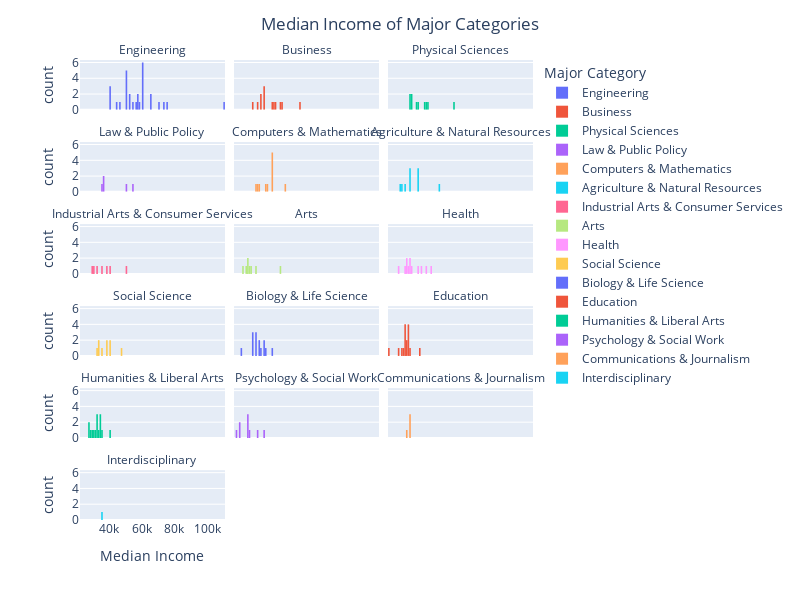

Notebook code for this chart:
### Code cell
fig = px.histogram(DF_raw,
                   nbins=88,
                   x='Median',
                   facet_col='Major_category',
                   facet_col_wrap=3,
                   color='Major_category')

# This just makes the labels look a bit nicer
fig.for_each_annotation(lambda a: a.update(text=a.text.split("=")[-1]))


fig.update_layout(bargap=0.02,
                  title='Median Income of Major Categories',
                  title_x=0.5,
                  xaxis_title="Median Income",
                  legend_title="Major Category",
                autosize=False,
                  width=800,
                  height=600)

fig.show()

### Figure 1 — Plotly figure (JSON) as saved in the notebook; plotly's stock layout.template omitted (floating-point values rounded to 4 significant figures)
{"data": [{"alignmentgroup": "True", "bingroup": "x", "hovertemplate": "Major_category=Engineering<br>Median=%{x}<br>count=%{y}<extra></extra>", "legendgroup": "Engineering", "marker": {"color": "#636efa", "pattern": {"shape": ""}}, "name": "Engineering", "nbinsx": 88, "offsetgroup": "Engineering", "orientation": "v", "showlegend": true, "type": "histogram", "x": [110000, 75000, 73000, 70000, 65000, 65000, 60000, 60000, 60000, 60000, 60000, 60000, 58000, 57100, 57000, 56000, 54000, 52000, 52000, 50000, 50000, 50000, 50000, 50000, 46000, 44000, 40000, 40000, 40000], "xaxis": "x16", "yaxis": "y16"}, {"alignmentgroup": "True", "bingroup": "x", "hovertemplate": "Major_category=Business<br>Median=%{x}<br>count=%{y}<extra></extra>", "legendgroup": "Business", "marker": {"color": "#EF553B", "pattern": {"shape": ""}}, "name": "Business", "nbinsx": 88, "offsetgroup": "Business", "orientation": "v", "showlegend": true, "type": "histogram", "x": [62000, 51000, 50000, 47000, 46000, 45000, 40000, 40000, 40000, 38000, 38000, 36000, 33000], "xaxis": "x17", "yaxis": "y17"}, {"alignmentgroup": "True", "bingroup": "x", "hovertemplate": "Major_category=Physical Sciences<br>Median=%{x}<br>count=%{y}<extra></extra>", "legendgroup": "Physical Sciences", "marker": {"color": "#00cc96", "pattern": {"shape": ""}}, "name": "Physical Sciences", "nbinsx": 88, "offsetgroup": "Physical Sciences", "orientation": "v", "showlegend": true, "type": "histogram", "x": [62000, 46000, 45000, 44700, 40000, 39000, 36200, 36000, 35000, 35000], "xaxis": "x18", "yaxis": "y18"}, {"alignmentgroup": "True", "bingroup": "x", "hovertemplate": "Major_category=Law & Public Policy<br>Median=%{x}<br>count=%{y}<extra></extra>", "legendgroup": "Law & Public Policy", "marker": {"color": "#ab63fa", "pattern": {"shape": ""}}, "name": "Law & Public Policy", "nbinsx": 88, "offsetgroup": "Law & Public Policy", "orientation": "v", "showlegend": true, "type": "histogram", "x": [54000, 50000, 36000, 36000, 35000], "xaxis": "x13", "yaxis": "y13"}, {"alignmentgroup": "True", "bingroup": "x", "hovertemplate": "Major_category=Computers & Mathematics<br>Median=%{x}<br>count=%{y}<extra></extra>", "legendgroup": "Computers & Mathematics", "marker": {"color": "#FFA15A", "pattern": {"shape": ""}}, "name": "Computers & Mathematics", "nbinsx": 88, "offsetgroup": "Computers & Mathematics", "orientation": "v", "showlegend": true, "type": "histogram", "x": [53000, 45000, 45000, 45000, 45000, 45000, 42000, 41300, 37500, 36400, 35000], "xaxis": "x14", "yaxis": "y14"}, {"alignmentgroup": "True", "bingroup": "x", "hovertemplate": "Major_category=Agriculture & Natural Resources<br>Median=%{x}<br>count=%{y}<extra></extra>", "legendgroup": "Agriculture & Natural Resources", "marker": {"color": "#19d3f3", "pattern": {"shape": ""}}, "name": "Agriculture & Natural Resources", "nbinsx": 88, "offsetgroup": "Agriculture & Natural Resources", "orientation": "v", "showlegend": true, "type": "histogram", "x": [53000, 40000, 40000, 40000, 35000, 35000, 35000, 32000, 30000, 29000], "xaxis": "x15", "yaxis": "y15"}, {"alignmentgroup": "True", "bingroup": "x", "hovertemplate": "Major_category=Industrial Arts & Consumer Services<br>Median=%{x}<br>count=%{y}<extra></extra>", "legendgroup": "Industrial Arts & Consumer Services", "marker": {"color": "#FF6692", "pattern": {"shape": ""}}, "name": "Industrial Arts & Consumer Services", "nbinsx": 88, "offsetgroup": "Industrial Arts & Consumer Services", "orientation": "v", "showlegend": true, "type": "histogram", "x": [50000, 40000, 38400, 35000, 32000, 30000, 29000], "xaxis": "x10", "yaxis": "y10"}, {"alignmentgroup": "True", "bingroup": "x", "hovertemplate": "Major_category=Arts<br>Median=%{x}<br>count=%{y}<extra></extra>", "legendgroup": "Arts", "marker": {"color": "#B6E880", "pattern": {"shape": ""}}, "name": "Arts", "nbinsx": 88, "offsetgroup": "Arts", "orientation": "v", "showlegend": true, "type": "histogram", "x": [50000, 35000, 32000, 31000, 30500, 30000, 29000, 27000], "xaxis": "x11", "yaxis": "y11"}, {"alignmentgroup": "True", "bingroup": "x", "hovertemplate": "Major_category=Health<br>Median=%{x}<br>count=%{y}<extra></extra>", "legendgroup": "Health", "marker": {"color": "#FF97FF", "pattern": {"shape": ""}}, "name": "Health", "nbinsx": 88, "offsetgroup": "Health", "orientation": "v", "showlegend": true, "type": "histogram", "x": [48000, 45000, 42000, 40000, 36000, 35000, 35000, 34000, 33500, 33000, 32400, 28000], "xaxis": "x12", "yaxis": "y12"}, {"alignmentgroup": "True", "bingroup": "x", "hovertemplate": "Major_category=Social Science<br>Median=%{x}<br>count=%{y}<extra></extra>", "legendgroup": "Social Science", "marker": {"color": "#FECB52", "pattern": {"shape": ""}}, "name": "Social Science", "nbinsx": 88, "offsetgroup": "Social Science", "orientation": "v", "showlegend": true, "type": "histogram", "x": [47000, 40100, 40000, 38000, 38000, 35000, 33000, 33000, 32000], "xaxis": "x7", "yaxis": "y7"}, {"alignmentgroup": "True", "bingroup": "x", "hovertemplate": "Major_category=Biology & Life Science<br>Median=%{x}<br>count=%{y}<extra></extra>", "legendgroup": "Biology & Life Science", "marker": {"color": "#636efa", "pattern": {"shape": ""}}, "name": "Biology & Life Science", "nbinsx": 88, "offsetgroup": "Biology & Life Science", "orientation": "v", "showlegend": true, "type": "histogram", "x": [45000, 41000, 40000, 40000, 38000, 37400, 37000, 35600, 35000, 35000, 33500, 33400, 33000, 26000], "xaxis": "x8", "yaxis": "y8"}, {"alignmentgroup": "True", "bingroup": "x", "hovertemplate": "Major_category=Education<br>Median=%{x}<br>count=%{y}<extra></extra>", "legendgroup": "Education", "marker": {"color": "#EF553B", "pattern": {"shape": ""}}, "name": "Education", "nbinsx": 88, "offsetgroup": "Education", "orientation": "v", "showlegend": true, "type": "histogram", "x": [41000, 35000, 34000, 34000, 34000, 34000, 33000, 33000, 32500, 32100, 32000, 32000, 31000, 30000, 28000, 22000], "xaxis": "x9", "yaxis": "y9"}, {"alignmentgroup": "True", "bingroup": "x", "hovertemplate": "Major_category=Humanities & Liberal Arts<br>Median=%{x}<br>count=%{y}<extra></extra>", "legendgroup": "Humanities & Liberal Arts", "marker": {"color": "#00cc96", "pattern": {"shape": ""}}, "name": "Humanities & Liberal Arts", "nbinsx": 88, "offsetgroup": "Humanities & Liberal Arts", "orientation": "v", "showlegend": true, "type": "histogram", "x": [40000, 35000, 34000, 34000, 34000, 33000, 32200, 32000, 32000, 31000, 30000, 29000, 28000, 27500, 27000], "xaxis": "x4", "yaxis": "y4"}, {"alignmentgroup": "True", "bingroup": "x", "hovertemplate": "Major_category=Psychology & Social Work<br>Median=%{x}<br>count=%{y}<extra></extra>", "legendgroup": "Psychology & Social Work", "marker": {"color": "#ab63fa", "pattern": {"shape": ""}}, "name": "Psychology & Social Work", "nbinsx": 88, "offsetgroup": "Psychology & Social Work", "orientation": "v", "showlegend": true, "type": "histogram", "x": [40000, 36000, 31500, 30000, 30000, 30000, 25000, 25000, 23400], "xaxis": "x5", "yaxis": "y5"}, {"alignmentgroup": "True", "bingroup": "x", "hovertemplate": "Major_category=Communications & Journalism<br>Median=%{x}<br>count=%{y}<extra></extra>", "legendgroup": "Communications & Journalism", "marker": {"color": "#FFA15A", "pattern": {"shape": ""}}, "name": "Communications & Journalism", "nbinsx": 88, "offsetgroup": "Communications & Journalism", "orientation": "v", "showlegend": true, "type": "histogram", "x": [35000, 35000, 35000, 33000], "xaxis": "x6", "yaxis": "y6"}, {"alignmentgroup": "True", "bingroup": "x", "hovertemplate": "Major_category=Interdisciplinary<br>Median=%{x}<br>count=%{y}<extra></extra>", "legendgroup": "Interdisciplinary", "marker": {"color": "#19d3f3", "pattern": {"shape": ""}}, "name": "Interdisciplinary", "nbinsx": 88, "offsetgroup": "Interdisciplinary", "orientation": "v", "showlegend": true, "type": "histogram", "x": [35000], "xaxis": "x", "yaxis": "y"}], "layout": {"annotations": [{"font": {}, "showarrow": false, "text": "Interdisciplinary", "x": 0.16, "xanchor": "center", "xref": "paper", "y": 0.1083, "yanchor": "bottom", "yref": "paper"}, {"font": {}, "showarrow": false, "text": "Humanities & Liberal Arts", "x": 0.16, "xanchor": "center", "xref": "paper", "y": 0.2867, "yanchor": "bottom", "yref": "paper"}, {"font": {}, "showarrow": false, "text": "Psychology & Social Work", "x": 0.5, "xanchor": "center", "xref": "paper", "y": 0.2867, "yanchor": "bottom", "yref": "paper"}, {"font": {}, "showarrow": false, "text": "Communications & Journalism", "x": 0.84, "xanchor": "center", "xref": "paper", "y": 0.2867, "yanchor": "bottom", "yref": "paper"}, {"font": {}, "showarrow": false, "text": "Social Science", "x": 0.16, "xanchor": "center", "xref": "paper", "y": 0.465, "yanchor": "bottom", "yref": "paper"}, {"font": {}, "showarrow": false, "text": "Biology & Life Science", "x": 0.5, "xanchor": "center", "xref": "paper", "y": 0.465, "yanchor": "bottom", "yref": "paper"}, {"font": {}, "showarrow": false, "text": "Education", "x": 0.84, "xanchor": "center", "xref": "paper", "y": 0.465, "yanchor": "bottom", "yref": "paper"}, {"font": {}, "showarrow": false, "text": "Industrial Arts & Consumer Services", "x": 0.16, "xanchor": "center", "xref": "paper", "y": 0.6433, "yanchor": "bottom", "yref": "paper"}, {"font": {}, "showarrow": false, "text": "Arts", "x": 0.5, "xanchor": "center", "xref": "paper", "y": 0.6433, "yanchor": "bottom", "yref": "paper"}, {"font": {}, "showarrow": false, "text": "Health", "x": 0.84, "xanchor": "center", "xref": "paper", "y": 0.6433, "yanchor": "bottom", "yref": "paper"}, {"font": {}, "showarrow": false, "text": "Law & Public Policy", "x": 0.16, "xanchor": "center", "xref": "paper", "y": 0.8217, "yanchor": "bottom", "yref": "paper"}, {"font": {}, "showarrow": false, "text": "Computers & Mathematics", "x": 0.5, "xanchor": "center", "xref": "paper", "y": 0.8217, "yanchor": "bottom", "yref": "paper"}, {"font": {}, "showarrow": false, "text": "Agriculture & Natural Resources", "x": 0.84, "xanchor": "center", "xref": "paper", "y": 0.8217, "yanchor": "bottom", "yref": "paper"}, {"font": {}, "showarrow": false, "text": "Engineering", "x": 0.16, "xanchor": "center", "xref": "paper", "y": 1.0, "yanchor": "bottom", "yref": "paper"}, {"font": {}, "showarrow": false, "text": "Business", "x": 0.5, "xanchor": "center", "xref": "paper", "y": 1.0, "yanchor": "bottom", "yref": "paper"}, {"font": {}, "showarrow": false, "text": "Physical Sciences", "x": 0.84, "xanchor": "center", "xref": "paper", "y": 1.0, "yanchor": "bottom", "yref": "paper"}], "autosize": false, "bargap": 0.02, "barmode": "relative", "height": 600, "legend": {"title": {"text": "Major Category"}, "tracegroupgap": 0}, "margin": {"t": 60}, "title": {"text": "Median Income of Major Categories", "x": 0.5}, "width": 800, "xaxis": {"anchor": "y", "autorange": true, "domain": [0, 0.32], "range": [22000.0, 111000.0], "title": {"text": "Median Income"}, "type": "linear"}, "xaxis10": {"anchor": "y10", "autorange": true, "domain": [0, 0.32], "matches": "x", "range": [22000.0, 111000.0], "showticklabels": false, "type": "linear"}, "xaxis11": {"anchor": "y11", "autorange": true, "domain": [0.34, 0.66], "matches": "x", "range": [22000.0, 111000.0], "showticklabels": false, "type": "linear"}, "xaxis12": {"anchor": "y12", "autorange": true, "domain": [0.68, 1.0], "matches": "x", "range": [22000.0, 111000.0], "showticklabels": false, "type": "linear"}, "xaxis13": {"anchor": "y13", "autorange": true, "domain": [0, 0.32], "matches": "x", "range": [22000.0, 111000.0], "showticklabels": false, "type": "linear"}, "xaxis14": {"anchor": "y14", "autorange": true, "domain": [0.34, 0.66], "matches": "x", "range": [22000.0, 111000.0], "showticklabels": false, "type": "linear"}, "xaxis15": {"anchor": "y15", "autorange": true, "domain": [0.68, 1.0], "matches": "x", "range": [22000.0, 111000.0], "showticklabels": false, "type": "linear"}, "xaxis16": {"anchor": "y16", "autorange": true, "domain": [0, 0.32], "matches": "x", "range": [22000.0, 111000.0], "showticklabels": false, "type": "linear"}, "xaxis17": {"anchor": "y17", "autorange": true, "domain": [0.34, 0.66], "matches": "x", "range": [22000.0, 111000.0], "showticklabels": false, "type": "linear"}, "xaxis18": {"anchor": "y18", "autorange": true, "domain": [0.68, 1.0], "matches": "x", "range": [22000.0, 111000.0], "showticklabels": false, "type": "linear"}, "xaxis2": {"anchor": "y2", "domain": [0.34, 0.66], "matches": "x", "title": {"text": "Median"}}, "xaxis3": {"anchor": "y3", "domain": [0.68, 1.0], "matches": "x", "title": {"text": "Median"}}, "xaxis4": {"anchor": "y4", "autorange": true, "domain": [0, 0.32], "matches": "x", "range": [22000.0, 111000.0], "showticklabels": false, "type": "linear"}, "xaxis5": {"anchor": "y5", "autorange": true, "domain": [0.34, 0.66], "matches": "x", "range": [22000.0, 111000.0], "showticklabels": false, "type": "linear"}, "xaxis6": {"anchor": "y6", "autorange": true, "domain": [0.68, 1.0], "matches": "x", "range": [22000.0, 111000.0], "showticklabels": false, "type": "linear"}, "xaxis7": {"anchor": "y7", "autorange": true, "domain": [0, 0.32], "matches": "x", "range": [22000.0, 111000.0], "showticklabels": false, "type": "linear"}, "xaxis8": {"anchor": "y8", "autorange": true, "domain": [0.34, 0.66], "matches": "x", "range": [22000.0, 111000.0], "showticklabels": false, "type": "linear"}, "xaxis9": {"anchor": "y9", "autorange": true, "domain": [0.68, 1.0], "matches": "x", "range": [22000.0, 111000.0], "showticklabels": false, "type": "linear"}, "yaxis": {"anchor": "x", "autorange": true, "domain": [0, 0.1083], "range": [0, 6.316], "title": {"text": "count"}}, "yaxis10": {"anchor": "x10", "autorange": true, "domain": [0.535, 0.6433], "matches": "y", "range": [0, 6.316], "title": {"text": "count"}}, "yaxis11": {"anchor": "x11", "autorange": true, "domain": [0.535, 0.6433], "matches": "y", "range": [0, 6.316], "showticklabels": false}, "yaxis12": {"anchor": "x12", "autorange": true, "domain": [0.535, 0.6433], "matches": "y", "range": [0, 6.316], "showticklabels": false}, "yaxis13": {"anchor": "x13", "autorange": true, "domain": [0.7133, 0.8217], "matches": "y", "range": [0, 6.316], "title": {"text": "count"}}, "yaxis14": {"anchor": "x14", "autorange": true, "domain": [0.7133, 0.8217], "matches": "y", "range": [0, 6.316], "showticklabels": false}, "yaxis15": {"anchor": "x15", "autorange": true, "domain": [0.7133, 0.8217], "matches": "y", "range": [0, 6.316], "showticklabels": false}, "yaxis16": {"anchor": "x16", "autorange": true, "domain": [0.8917, 1.0], "matches": "y", "range": [0, 6.316], "title": {"text": "count"}}, "yaxis17": {"anchor": "x17", "autorange": true, "domain": [0.8917, 1.0], "matches": "y", "range": [0, 6.316], "showticklabels": false}, "yaxis18": {"anchor": "x18", "autorange": true, "domain": [0.8917, 1.0], "matches": "y", "range": [0, 6.316], "showticklabels": false}, "yaxis2": {"anchor": "x2", "domain": [0, 0.1083], "matches": "y", "showticklabels": false}, "yaxis3": {"anchor": "x3", "domain": [0, 0.1083], "matches": "y", "showticklabels": false}, "yaxis4": {"anchor": "x4", "autorange": true, "domain": [0.1783, 0.2867], "matches": "y", "range": [0, 6.316], "title": {"text": "count"}}, "yaxis5": {"anchor": "x5", "autorange": true, "domain": [0.1783, 0.2867], "matches": "y", "range": [0, 6.316], "showticklabels": false}, "yaxis6": {"anchor": "x6", "autorange": true, "domain": [0.1783, 0.2867], "matches": "y", "range": [0, 6.316], "showticklabels": false}, "yaxis7": {"anchor": "x7", "autorange": true, "domain": [0.3567, 0.465], "matches": "y", "range": [0, 6.316], "title": {"text": "count"}}, "yaxis8": {"anchor": "x8", "autorange": true, "domain": [0.3567, 0.465], "matches": "y", "range": [0, 6.316], "showticklabels": false}, "yaxis9": {"anchor": "x9", "autorange": true, "domain": [0.3567, 0.465], "matches": "y", "range": [0, 6.316], "showticklabels": false}}}
